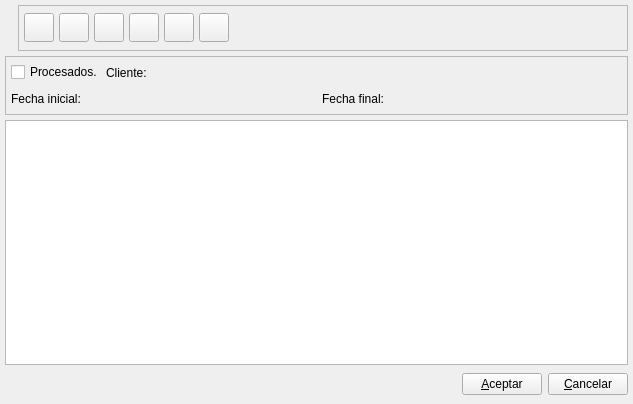
<ui version="4.0" >
 <author>Tomeu Borras Riera</author>
 <comment></comment>
 <exportmacro></exportmacro>
 <class>RutaComercialListBase</class>
 <widget class="QWidget" name="RutaComercialListBase" >
  <property name="enabled" >
   <bool>true</bool>
  </property>
  <property name="geometry" >
   <rect>
    <x>0</x>
    <y>0</y>
    <width>633</width>
    <height>404</height>
   </rect>
  </property>
  <property name="windowTitle" >
   <string>Rutas comerciales</string>
  </property>
  <property name="windowIcon" >
   <iconset resource="../../../bulmages.qrc" >:/Bulmafact48x48/images/png/48x48/i_bulmages_ventas_presupuestos_listado.48x48.png</iconset>
  </property>
  <layout class="QVBoxLayout" >
   <property name="margin" >
    <number>5</number>
   </property>
   <property name="spacing" >
    <number>5</number>
   </property>
   <item>
    <layout class="QHBoxLayout" >
     <property name="margin" >
      <number>0</number>
     </property>
     <property name="spacing" >
      <number>6</number>
     </property>
     <item>
      <widget class="QLabel" name="label" >
       <property name="text" >
        <string/>
       </property>
       <property name="pixmap" >
        <pixmap resource="../../../bulmages.qrc" >:/Bulmafact48x48/images/png/48x48/i_bulmages_ventas_presupuestos_listado.48x48.png</pixmap>
       </property>
      </widget>
     </item>
     <item>
      <widget class="QFrame" name="m_botonera" >
       <property name="frameShape" >
        <enum>QFrame::StyledPanel</enum>
       </property>
       <property name="frameShadow" >
        <enum>QFrame::Raised</enum>
       </property>
       <layout class="QHBoxLayout" >
        <property name="margin" >
         <number>5</number>
        </property>
        <property name="spacing" >
         <number>5</number>
        </property>
        <item>
         <widget class="QToolButton" name="mui_crear" >
          <property name="toolTip" >
           <string>Nuevo Pedido</string>
          </property>
          <property name="whatsThis" >
           <string>Nuevo Pedido</string>
          </property>
          <property name="text" >
           <string/>
          </property>
          <property name="icon" >
           <iconset resource="../../../bulmages.qrc" >:/Genericos32x32/images/pendientes/i_fileNew.xpm</iconset>
          </property>
          <property name="iconSize" >
           <size>
            <width>22</width>
            <height>22</height>
           </size>
          </property>
         </widget>
        </item>
        <item>
         <widget class="QToolButton" name="mui_editar" >
          <property name="toolTip" >
           <string>Editar Pedido</string>
          </property>
          <property name="whatsThis" >
           <string>Editar Pedido</string>
          </property>
          <property name="text" >
           <string/>
          </property>
          <property name="icon" >
           <iconset resource="../../../bulmages.qrc" >:/Genericos32x32/images/pendientes/i_edit.png</iconset>
          </property>
          <property name="iconSize" >
           <size>
            <width>22</width>
            <height>22</height>
           </size>
          </property>
         </widget>
        </item>
        <item>
         <widget class="QToolButton" name="mui_borrar" >
          <property name="toolTip" >
           <string>Borrar Pedido</string>
          </property>
          <property name="whatsThis" >
           <string>Borrar Pedido</string>
          </property>
          <property name="text" >
           <string/>
          </property>
          <property name="icon" >
           <iconset resource="../../../bulmages.qrc" >:/Genericos32x32/images/pendientes/i_editDelete.png</iconset>
          </property>
          <property name="iconSize" >
           <size>
            <width>22</width>
            <height>22</height>
           </size>
          </property>
         </widget>
        </item>
        <item>
         <widget class="QToolButton" name="mui_imprimir" >
          <property name="toolTip" >
           <string>Imprimir Listado</string>
          </property>
          <property name="whatsThis" >
           <string>Imprimir Listado</string>
          </property>
          <property name="text" >
           <string/>
          </property>
          <property name="icon" >
           <iconset resource="../../../bulmages.qrc" >:/Genericos32x32/images/pendientes/i_filePrint.xpm</iconset>
          </property>
          <property name="iconSize" >
           <size>
            <width>22</width>
            <height>22</height>
           </size>
          </property>
         </widget>
        </item>
        <item>
         <widget class="QToolButton" name="mui_filtrar" >
          <property name="toolTip" >
           <string>Filtrar Pedidos</string>
          </property>
          <property name="whatsThis" >
           <string>FiltrarPedidos</string>
          </property>
          <property name="text" >
           <string/>
          </property>
          <property name="icon" >
           <iconset resource="../../../bulmages.qrc" >:/Genericos32x32/images/pendientes/i_find.png</iconset>
          </property>
          <property name="iconSize" >
           <size>
            <width>22</width>
            <height>22</height>
           </size>
          </property>
          <property name="checkable" >
           <bool>true</bool>
          </property>
         </widget>
        </item>
        <item>
         <widget class="QToolButton" name="mui_actualizar" >
          <property name="toolTip" >
           <string>Actualizar Listado</string>
          </property>
          <property name="whatsThis" >
           <string>Actualizar Listado</string>
          </property>
          <property name="text" >
           <string/>
          </property>
          <property name="icon" >
           <iconset resource="../../../bulmages.qrc" >:/Genericos32x32/images/pendientes/i_reload.png</iconset>
          </property>
          <property name="iconSize" >
           <size>
            <width>22</width>
            <height>22</height>
           </size>
          </property>
         </widget>
        </item>
        <item>
         <spacer>
          <property name="orientation" >
           <enum>Qt::Horizontal</enum>
          </property>
          <property name="sizeType" >
           <enum>QSizePolicy::Expanding</enum>
          </property>
          <property name="sizeHint" >
           <size>
            <width>356</width>
            <height>34</height>
           </size>
          </property>
         </spacer>
        </item>
       </layout>
      </widget>
     </item>
    </layout>
   </item>
   <item>
    <widget class="QFrame" name="m_busqueda" >
     <property name="frameShape" >
      <enum>QFrame::StyledPanel</enum>
     </property>
     <property name="frameShadow" >
      <enum>QFrame::Raised</enum>
     </property>
     <layout class="QVBoxLayout" >
      <property name="margin" >
       <number>5</number>
      </property>
      <property name="spacing" >
       <number>5</number>
      </property>
      <item>
       <layout class="QHBoxLayout" >
        <property name="margin" >
         <number>0</number>
        </property>
        <property name="spacing" >
         <number>3</number>
        </property>
        <item>
         <widget class="QCheckBox" name="m_procesados" >
          <property name="text" >
           <string>Procesados.</string>
          </property>
         </widget>
        </item>
        <item>
         <widget class="QLabel" name="textLabel1_2_2_2" >
          <property name="text" >
           <string>Cliente:</string>
          </property>
         </widget>
        </item>
        <item>
         <widget class="BusquedaCliente" name="m_cliente" />
        </item>
        <item>
         <spacer>
          <property name="orientation" >
           <enum>Qt::Horizontal</enum>
          </property>
          <property name="sizeType" >
           <enum>QSizePolicy::Expanding</enum>
          </property>
          <property name="sizeHint" >
           <size>
            <width>71</width>
            <height>21</height>
           </size>
          </property>
         </spacer>
        </item>
       </layout>
      </item>
      <item>
       <layout class="QHBoxLayout" >
        <property name="margin" >
         <number>0</number>
        </property>
        <property name="spacing" >
         <number>3</number>
        </property>
        <item>
         <widget class="QLabel" name="textLabel1_4" >
          <property name="text" >
           <string>Fecha inicial:</string>
          </property>
         </widget>
        </item>
        <item>
         <widget class="BusquedaFecha" name="m_fechain" />
        </item>
        <item>
         <spacer>
          <property name="orientation" >
           <enum>Qt::Horizontal</enum>
          </property>
          <property name="sizeType" >
           <enum>QSizePolicy::Expanding</enum>
          </property>
          <property name="sizeHint" >
           <size>
            <width>200</width>
            <height>21</height>
           </size>
          </property>
         </spacer>
        </item>
        <item>
         <widget class="QLabel" name="textLabel1_4_2" >
          <property name="text" >
           <string>Fecha final:</string>
          </property>
         </widget>
        </item>
        <item>
         <widget class="BusquedaFecha" name="m_fechafin" />
        </item>
        <item>
         <spacer>
          <property name="orientation" >
           <enum>Qt::Horizontal</enum>
          </property>
          <property name="sizeType" >
           <enum>QSizePolicy::Expanding</enum>
          </property>
          <property name="sizeHint" >
           <size>
            <width>101</width>
            <height>21</height>
           </size>
          </property>
         </spacer>
        </item>
       </layout>
      </item>
     </layout>
    </widget>
   </item>
   <item>
    <widget class="RutaComercialListSubForm" name="mui_list" />
   </item>
   <item>
    <layout class="QHBoxLayout" >
     <property name="margin" >
      <number>0</number>
     </property>
     <property name="spacing" >
      <number>6</number>
     </property>
     <item>
      <spacer>
       <property name="orientation" >
        <enum>Qt::Horizontal</enum>
       </property>
       <property name="sizeHint" >
        <size>
         <width>362</width>
         <height>29</height>
        </size>
       </property>
      </spacer>
     </item>
     <item>
      <widget class="QPushButton" name="mui_aceptar_2" >
       <property name="text" >
        <string>&amp;Aceptar</string>
       </property>
      </widget>
     </item>
     <item>
      <widget class="QPushButton" name="mui_cancelar_2" >
       <property name="text" >
        <string>&amp;Cancelar</string>
       </property>
      </widget>
     </item>
    </layout>
   </item>
  </layout>
 </widget>
 <layoutdefault spacing="3" margin="5" />
 <pixmapfunction></pixmapfunction>
 <customwidgets>
  <customwidget>
   <class>BusquedaCliente</class>
   <extends></extends>
   <header>busquedacliente.h</header>
   <container>0</container>
   <pixmap></pixmap>
  </customwidget>
  <customwidget>
   <class>RutaComercialListSubForm</class>
   <extends>QTableWidget</extends>
   <header>rutacomerciallist.h</header>
   <container>0</container>
   <pixmap></pixmap>
  </customwidget>
  <customwidget>
   <class>BusquedaFecha</class>
   <extends></extends>
   <header>../../../../bulmalib/busquedafecha.h</header>
   <container>0</container>
   <pixmap></pixmap>
  </customwidget>
 </customwidgets>
 <resources>
  <include location="../../../bulmages.qrc" />
 </resources>
 <connections/>
</ui>
